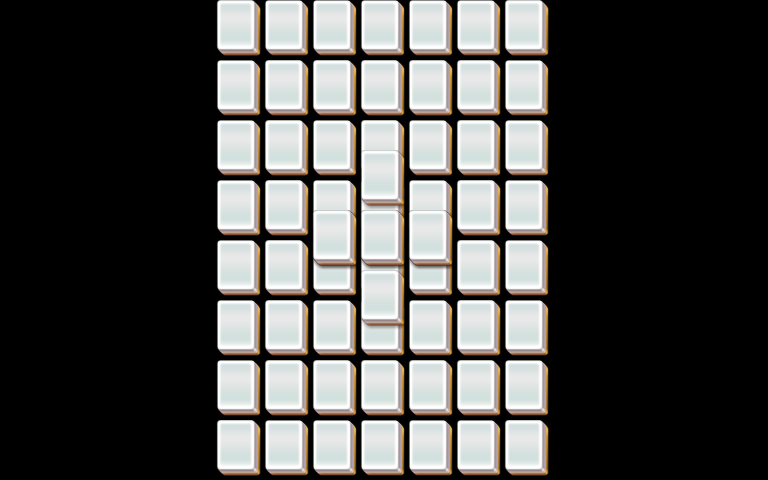

This game map was drawn from its Tiled (.tmx) file and the tilesets committed beside it. A one-line description and the trimmed map source follow:
An orthogonal 32x16 tile map with 24x30 px tiles, 5 tile layers (layer1, layer2, layer3, layer4, ...).

<map version="1.0" orientation="orthogonal" width="32" height="16" tilewidth="24" tileheight="30">
 <properties>
  <property name="species" value="20" />
 </properties>
 <tileset firstgid="1" name="mahjong" tilewidth="48" tileheight="60">
  <image source="mahjong.png" width="48" height="60" />
 </tileset>
 <layer name="layer1" width="32" height="16">
  <data>[512 cells, 56 non-empty, 1 distinct tile ids]</data>
 </layer>
 <layer name="layer2" width="32" height="16">
  <data>[512 cells, 28 non-empty, 1 distinct tile ids]</data>
 </layer>
 <layer name="layer3" width="32" height="16">
  <data>[512 cells, 9 non-empty, 1 distinct tile ids]</data>
 </layer>
 <layer name="layer4" width="32" height="16">
  <data>[512 cells, 1 non-empty, 1 distinct tile ids]</data>
 </layer>
 <layer name="layer5" width="32" height="16">
  <data>[512 cells, 0 non-empty, 0 distinct tile ids]</data>
 </layer>
</map>
